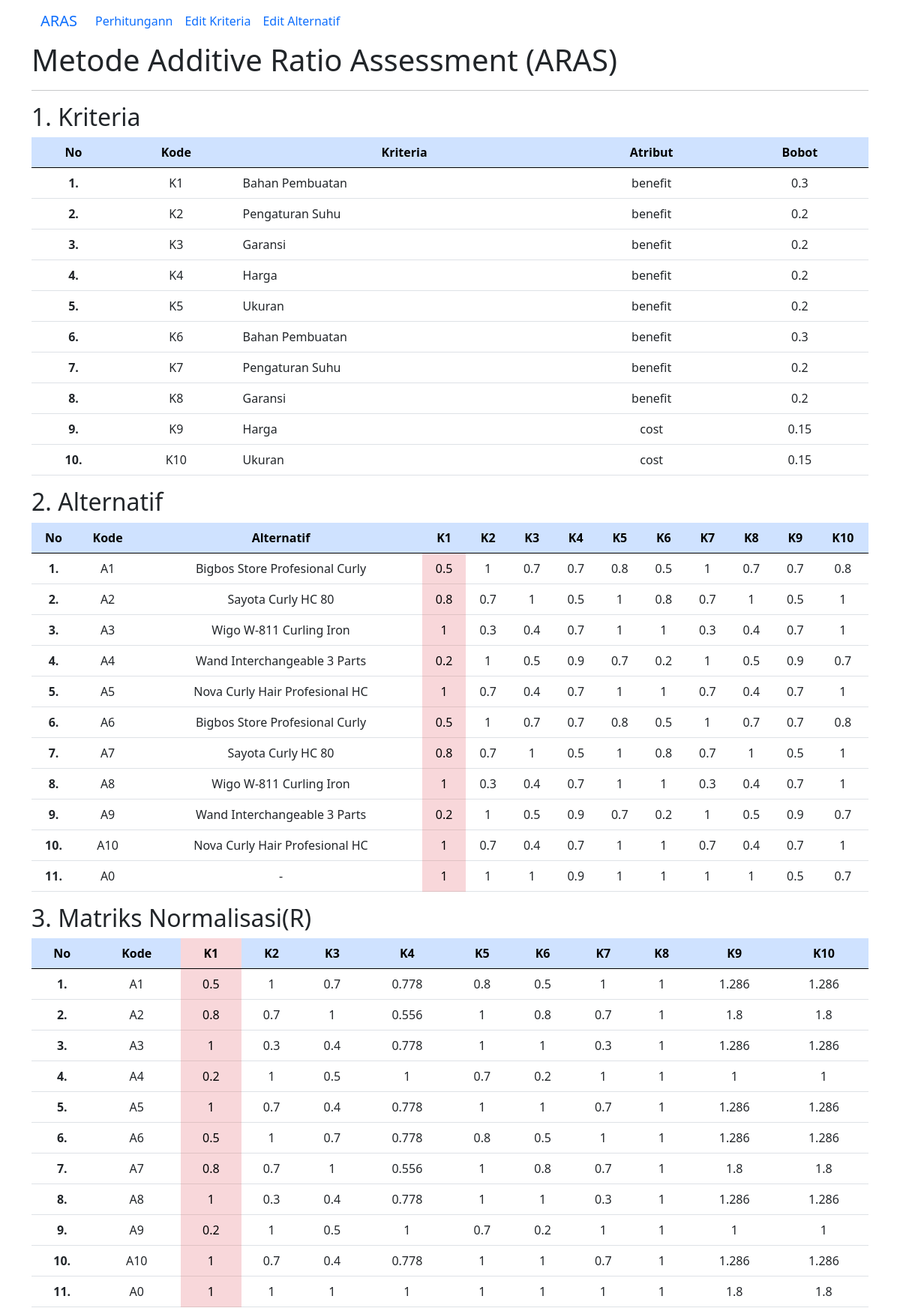
The page / (upper part) on the database its author committed.
### tables this page shows
CREATE TABLE `tb_kriteria` (
  `id` int(6) NOT NULL,
  `kode` varchar(30) DEFAULT NULL,
  `kriteria` varchar(30) DEFAULT NULL,
  `atribut` varchar(30) DEFAULT NULL,
  `bobot` float DEFAULT NULL,
  `satuan` varchar(30) DEFAULT NULL
);

CREATE TABLE `tb_alternatif` (
  `id` int(6) NOT NULL,
  `kode` varchar(30) DEFAULT NULL,
  `alternatif` varchar(30) DEFAULT NULL,
  `k1` double DEFAULT NULL,
  `k2` double DEFAULT NULL,
  `k3` double DEFAULT NULL,
  `k4` double DEFAULT NULL,
  `k5` double DEFAULT NULL,
  `k6` double NOT NULL,
  `k7` double NOT NULL,
  `k8` double NOT NULL,
  `k9` double NOT NULL,
  `k10` double NOT NULL
);

CREATE TABLE `tb_normalisasi` (
  `id` int(11) NOT NULL,
  `kode` varchar(10) NOT NULL,
  `k1` double NOT NULL,
  `k2` double NOT NULL,
  `k3` double NOT NULL,
  `k4` double NOT NULL,
  `k5` double NOT NULL,
  `k6` double NOT NULL,
  `k7` double NOT NULL,
  `k8` double NOT NULL,
  `k9` double NOT NULL,
  `k10` double NOT NULL
);

### index.php (the view, shortened to what this page needs)
<?php
$db = new mysqli('localhost','root','','aras');
?>
<!doctype html>
<html lang="en">
<head>
  <link href="https://cdn.jsdelivr.net/npm/bootstrap@5.0.2/dist/css/bootstrap.min.css" rel="stylesheet">
</head>
<body>
  <div class="container">
<nav class="navbar navbar-expand-lg bg  ">
  <div class="container-fluid">
    <a class="navbar-brand" href="#">ARAS</a>
    <div class="collapse navbar-collapse" id="navbarNavDropdown">
      <ul class="navbar-nav">
        <li class="nav-item">
          <a class="nav-link active" aria-current="page" href="index.php">Perhitungann</a>
        </li>
        <li class="nav-item">
          <a class="nav-link" href="kriteria.php">Edit Kriteria</a>
        </li>
        <li class="nav-item">
          <a class="nav-link" href="alternatif.php">Edit Alternatif</a>
        </li>
      </ul>
    </div>
  </div>
</nav>
    <h1>Metode Additive Ratio Assessment (ARAS) </h1>
    <hr>
    <h2>1. Kriteria</h2>
    <table class="table">
      <thead class="table-primary">
        <tr>
          <th class="text-center">No</th>
          <th class="text-center">Kode</th>
          <th class="text-center">Kriteria</th>
          <th class="text-center">Atribut</th>
          <th class="text-center">Bobot</th>
        </tr>
      </thead>
      <tbody>
        <?php
        $no = 1;
		$sql    = $db->QUERY ("SELECT * FROM `tb_kriteria` ORDER BY id ASC ");
		while   ($tampil = mysqli_fetch_array($sql)){
        ?>
          <tr>
            <th class="text-center"><?php echo $no++ ?>.</th>
            <td class="text-center"><?= $tampil['kode'] ;?></td>
            <td class="text-left"><?= $tampil['kriteria'] ;?></td>
            <td class="text-center"><?= $tampil['atribut']; ?></td>
            <td class="text-center"><?=  $tampil['bobot'] ;?></td>
          </tr>
        <?php
        }
        ?>
      </tbody>
    </table>
    <h2>2. Alternatif</h2>
    <table class="table table">
      <thead class="table-primary">
        <tr>
          <th class="text-center">No</th>
          <th class="text-center">Kode</th>
          <th class="text-center">Alternatif</th>
          <th class="text-center">K1</th>
          <th class="text-center">K2</th>
          <th class="text-center">K3</th>
          <th class="text-center">K4</th>
          <th class="text-center">K5</th>
          <th class="text-center">K6</th>
          <th class="text-center">K7</th>
          <th class="text-center">K8</th>
          <th class="text-center">K9</th>
          <th class="text-center">K10</th>
        </tr>
      </thead>
      <tbody>
        <?php
        $no = 1;
		$sql    = $db->QUERY ("SELECT * FROM `tb_alternatif` ORDER BY id ASC ");
		while   ($tampil = mysqli_fetch_array($sql)){
        ?>
          <tr>
            <th class="text-center"><?= $no++ ?>.</th>
            <td class="text-center"><?= $tampil['kode']; ?></td>
            <td class="text-center"><?= $tampil['alternatif']; ?></td>
            <td class="text-center table-danger"><?= $tampil['k1']; ?></td>
            <td class="text-center"><?= $tampil['k2']; ?></td>
            <td class="text-center"><?= $tampil['k3']; ?></td>
            <td class="text-center"><?= $tampil['k4']; ?></td>
            <td class="text-center"><?= $tampil['k5']; ?></td>
            <td class="text-center"><?= $tampil['k6']; ?></td>
            <td class="text-center"><?= $tampil['k7']; ?></td>
            <td class="text-center"><?= $tampil['k8']; ?></td>
            <td class="text-center"><?= $tampil['k9']; ?></td>
            <td class="text-center"><?= $tampil['k10']; ?></td>
          </tr>
		<?php }?>
		        </tbody>
    </table>
<h2>3. Matriks Normalisasi(R) </h2>
    <table class="table table">
      <thead class="table-primary">
        <tr>
          <th class="text-center">No</th>
          <th class="text-center">Kode</th>
          <th class="text-center table-danger">K1</th>
          <th class="text-center">K2</th>
          <th class="text-center">K3</th>
          <th class="text-center">K4</th>
          <th class="text-center">K5</th>
          <th class="text-center">K6</th>
          <th class="text-center">K7</th>
          <th class="text-center">K8</th>
          <th class="text-center">K9</th>
          <th class="text-center">K10</th>
        </tr>
      </thead>
      <tbody>
        <?php
        $no = 1;
		$sql    = $db->QUERY ("SELECT * FROM `tb_normalisasi` ");
		while   ($tampil = mysqli_fetch_array($sql)){
        ?>
          <tr>
            <th class="text-center"><?= $no++ ?>.</th>
            <td class="text-center"><?= $tampil['kode']; ?></td>
            <td class="text-center  table-danger"><?= $tampil['k1']; ?></td>
            <td class="text-center"><?= $tampil['k2']; ?></td>
            <td class="text-center"><?= $tampil['k3']; ?></td>
            <td class="text-center"><?= $tampil['k4']; ?></td>
            <td class="text-center"><?= $tampil['k5']; ?></td>
            <td class="text-center"><?= $tampil['k6']; ?></td>
            <td class="text-center"><?= $tampil['k7']; ?></td>
            <td class="text-center"><?= $tampil['k8']; ?></td>
            <td class="text-center"><?= $tampil['k9']; ?></td>
            <td class="text-center"><?= $tampil['k10']; ?></td>
          </tr>
		  <?php }?>
		        </tbody>
    </table>
  </div>
</body>
</html>
</body>
</html>

### rows shown on the page
tb_kriteria: kode "K1", kriteria "Bahan Pembuatan", atribut "benefit", bobot "0.3"
tb_kriteria: kode "K2", kriteria "Pengaturan Suhu", atribut "benefit", bobot "0.2"
tb_kriteria: kode "K3", kriteria "Garansi", atribut "benefit", bobot "0.2"
tb_kriteria: kode "K4", kriteria "Harga", atribut "benefit", bobot "0.2"
tb_kriteria: kode "K5", kriteria "Ukuran", atribut "benefit", bobot "0.2"
tb_kriteria: kode "K6", kriteria "Bahan Pembuatan", atribut "benefit", bobot "0.3"
tb_kriteria: kode "K7", kriteria "Pengaturan Suhu", atribut "benefit", bobot "0.2"
tb_kriteria: kode "K8", kriteria "Garansi", atribut "benefit", bobot "0.2"
tb_kriteria: kode "K9", kriteria "Harga", atribut "cost", bobot "0.15"
tb_kriteria: kode "K10", kriteria "Ukuran", atribut "cost", bobot "0.15"
tb_alternatif: kode "A1", alternatif "Bigbos Store Profesional Curly", k1 "0.5", k2 "1", k3 "0.7", k4 "0.7", k5 "0.8", k6 "0.5", k7 "1", k8 "0.7", k9 "0.7", k10 "0.8"
tb_alternatif: kode "A2", alternatif "Sayota Curly HC 80", k1 "0.8", k2 "0.7", k3 "1", k4 "0.5", k5 "1", k6 "0.8", k7 "0.7", k8 "1", k9 "0.5", k10 "1"
tb_alternatif: kode "A3", alternatif "Wigo W-811 Curling Iron", k1 "1", k2 "0.3", k3 "0.4", k4 "0.7", k5 "1", k6 "1", k7 "0.3", k8 "0.4", k9 "0.7", k10 "1"
tb_alternatif: kode "A4", alternatif "Wand Interchangeable 3 Parts", k1 "0.2", k2 "1", k3 "0.5", k4 "0.9", k5 "0.7", k6 "0.2", k7 "1", k8 "0.5", k9 "0.9", k10 "0.7"
tb_alternatif: kode "A5", alternatif "Nova Curly Hair Profesional HC", k1 "1", k2 "0.7", k3 "0.4", k4 "0.7", k5 "1", k6 "1", k7 "0.7", k8 "0.4", k9 "0.7", k10 "1"
tb_alternatif: kode "A6", alternatif "Bigbos Store Profesional Curly", k1 "0.5", k2 "1", k3 "0.7", k4 "0.7", k5 "0.8", k6 "0.5", k7 "1", k8 "0.7", k9 "0.7", k10 "0.8"
tb_alternatif: kode "A7", alternatif "Sayota Curly HC 80", k1 "0.8", k2 "0.7", k3 "1", k4 "0.5", k5 "1", k6 "0.8", k7 "0.7", k8 "1", k9 "0.5", k10 "1"
tb_alternatif: kode "A8", alternatif "Wigo W-811 Curling Iron", k1 "1", k2 "0.3", k3 "0.4", k4 "0.7", k5 "1", k6 "1", k7 "0.3", k8 "0.4", k9 "0.7", k10 "1"
tb_alternatif: kode "A9", alternatif "Wand Interchangeable 3 Parts", k1 "0.2", k2 "1", k3 "0.5", k4 "0.9", k5 "0.7", k6 "0.2", k7 "1", k8 "0.5", k9 "0.9", k10 "0.7"
tb_alternatif: kode "A10", alternatif "Nova Curly Hair Profesional HC", k1 "1", k2 "0.7", k3 "0.4", k4 "0.7", k5 "1", k6 "1", k7 "0.7", k8 "0.4", k9 "0.7", k10 "1"
tb_alternatif: kode "A0", alternatif "-", k1 "1", k2 "1", k3 "1", k4 "0.9", k5 "1", k6 "1", k7 "1", k8 "1", k9 "0.5", k10 "0.7"
tb_normalisasi: kode "A1", k1 "0.5", k2 "1", k3 "0.7", k4 "0.778", k5 "0.8", k6 "0.5", k7 "1", k8 "1", k9 "1.286", k10 "1.286"
tb_normalisasi: kode "A2", k1 "0.8", k2 "0.7", k3 "1", k4 "0.556", k5 "1", k6 "0.8", k7 "0.7", k8 "1", k9 "1.8", k10 "1.8"
tb_normalisasi: kode "A3", k1 "1", k2 "0.3", k3 "0.4", k4 "0.778", k5 "1", k6 "1", k7 "0.3", k8 "1", k9 "1.286", k10 "1.286"
tb_normalisasi: kode "A4", k1 "0.2", k2 "1", k3 "0.5", k4 "1", k5 "0.7", k6 "0.2", k7 "1", k8 "1", k9 "1", k10 "1"
tb_normalisasi: kode "A5", k1 "1", k2 "0.7", k3 "0.4", k4 "0.778", k5 "1", k6 "1", k7 "0.7", k8 "1", k9 "1.286", k10 "1.286"
tb_normalisasi: kode "A6", k1 "0.5", k2 "1", k3 "0.7", k4 "0.778", k5 "0.8", k6 "0.5", k7 "1", k8 "1", k9 "1.286", k10 "1.286"
tb_normalisasi: kode "A7", k1 "0.8", k2 "0.7", k3 "1", k4 "0.556", k5 "1", k6 "0.8", k7 "0.7", k8 "1", k9 "1.8", k10 "1.8"
tb_normalisasi: kode "A8", k1 "1", k2 "0.3", k3 "0.4", k4 "0.778", k5 "1", k6 "1", k7 "0.3", k8 "1", k9 "1.286", k10 "1.286"
tb_normalisasi: kode "A9", k1 "0.2", k2 "1", k3 "0.5", k4 "1", k5 "0.7", k6 "0.2", k7 "1", k8 "1", k9 "1", k10 "1"
tb_normalisasi: kode "A10", k1 "1", k2 "0.7", k3 "0.4", k4 "0.778", k5 "1", k6 "1", k7 "0.7", k8 "1", k9 "1.286", k10 "1.286"
tb_normalisasi: kode "A0", k1 "1", k2 "1", k3 "1", k4 "1", k5 "1", k6 "1", k7 "1", k8 "1", k9 "1.8", k10 "1.8"
